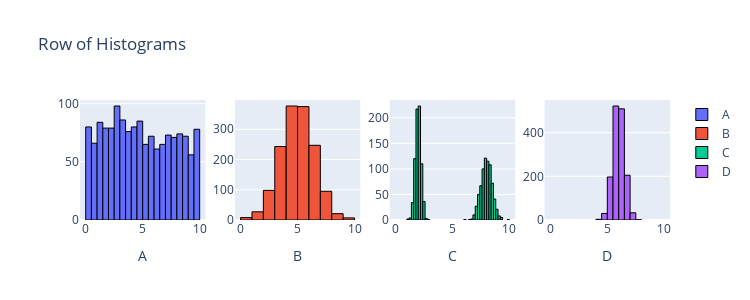

Notebook code for this chart:
### Markdown cell above
Summary of Interactions:
1. Plotly - Adding Vertical Lines and Legends:

You asked about using Plotly’s add_vline() function. I explained how to add vertical lines, adjust text annotations, and customize their position and color.
You later wanted to include these annotations (like vertical lines and rectangles) in the legend. Since add_vline() and add_vrect() don't automatically generate legend entries, I provided a solution using dummy traces to manually add annotations to the legend.
Box Plots, Histograms, and KDEs:

2. We discussed the key features and strengths of different plot types:
Box Plots: Great for visualizing quartiles and identifying outliers.
Histograms: Useful for showcasing frequency distributions of values.
KDEs (Kernel Density Estimation): Best for representing a smoothed probability density of data.
Seaborn and Matplotlib - Annotations and Legends:

3. You wanted to know how to add lines and boxes (like axvline, axvspan, and Rectangle()) to Seaborn or Matplotlib plots for annotations. I showed how to use these methods for visual highlights and create legends for these annotations.
I also provided examples of how to arrange multiple KDE plots in rows and display plots as PNG images directly within Jupyter notebooks.
Plotly Express - Adding Legends:

4. We discussed adding legends to Plotly Express plots. I explained that since add_vline() and add_vrect() do not automatically generate legends, you can create dummy traces to make them appear in the legend.
General Plot Customization:

5. We covered various techniques for customizing plots, including adding titles, adjusting the position of annotations, and managing legends to better interpret the plots.

Link: https://chatgpt.com/share/66f0d90e-5f98-8011-8157-6b4dc7e14cca

### Code cell
from scipy import stats
import plotly.graph_objects as go
from plotly.subplots import make_subplots
import numpy as np

n = 1500
data1 = stats.uniform.rvs(0, 10, size=n)
data2 = stats.norm.rvs(5, 1.5, size=n)
data3 = np.r_[stats.norm.rvs(2, 0.25, size=int(n/2)), stats.norm.rvs(8, 0.5, size=int(n/2))]
data4 = stats.norm.rvs(6, 0.5, size=n)

fig = make_subplots(rows=1, cols=4)

fig.add_trace(go.Histogram(x=data1, name='A', nbinsx=30, marker=dict(line=dict(color='black', width=1))), row=1, col=1)
fig.add_trace(go.Histogram(x=data2, name='B', nbinsx=15, marker=dict(line=dict(color='black', width=1))), row=1, col=2)
fig.add_trace(go.Histogram(x=data3, name='C', nbinsx=45, marker=dict(line=dict(color='black', width=1))), row=1, col=3)
fig.add_trace(go.Histogram(x=data4, name='D', nbinsx=15, marker=dict(line=dict(color='black', width=1))), row=1, col=4)

fig.update_layout(height=300, width=750, title_text="Row of Histograms")
fig.update_xaxes(title_text="A", row=1, col=1)
fig.update_xaxes(title_text="B", row=1, col=2)
fig.update_xaxes(title_text="C", row=1, col=3)
fig.update_xaxes(title_text="D", row=1, col=4)
fig.update_xaxes(range=[-0.5, 10.5])

for trace in fig.data:
    trace.xbins = dict(start=0, end=10)
    
# This code was produced by just making requests to Microsoft Copilot
# https://github.com/pointOfive/stat130chat130/blob/main/CHATLOG/wk3/COP/SLS/0001_concise_makeAplotV1.md

fig.show(renderer="png") # USE `fig.show(renderer="png")` FOR ALL GitHub and MarkUs SUBMISSIONS

### Figure 1 — Plotly figure (JSON) as saved in the notebook; plotly's stock layout.template omitted (floating-point values rounded to 4 significant figures; data arrays with more than 128 entries replaced by an {"elided": "..."} marker saying what was removed)
{"data": [{"marker": {"line": {"color": "black", "width": 1}}, "name": "A", "nbinsx": 30, "type": "histogram", "x": {"elided": "1500 float values"}, "xaxis": "x", "xbins": {"end": 10, "start": 0}, "yaxis": "y"}, {"marker": {"line": {"color": "black", "width": 1}}, "name": "B", "nbinsx": 15, "type": "histogram", "x": {"elided": "1500 float values"}, "xaxis": "x2", "xbins": {"end": 10, "start": 0}, "yaxis": "y2"}, {"marker": {"line": {"color": "black", "width": 1}}, "name": "C", "nbinsx": 45, "type": "histogram", "x": {"elided": "1500 float values"}, "xaxis": "x3", "xbins": {"end": 10, "start": 0}, "yaxis": "y3"}, {"marker": {"line": {"color": "black", "width": 1}}, "name": "D", "nbinsx": 15, "type": "histogram", "x": {"elided": "1500 float values"}, "xaxis": "x4", "xbins": {"end": 10, "start": 0}, "yaxis": "y4"}], "layout": {"height": 300, "title": {"text": "Row of Histograms"}, "width": 750, "xaxis": {"anchor": "y", "domain": [0, 0.2125], "range": [-0.5, 10.5], "title": {"text": "A"}}, "xaxis2": {"anchor": "y2", "domain": [0.2625, 0.475], "range": [-0.5, 10.5], "title": {"text": "B"}}, "xaxis3": {"anchor": "y3", "domain": [0.525, 0.7375], "range": [-0.5, 10.5], "title": {"text": "C"}}, "xaxis4": {"anchor": "y4", "domain": [0.7875, 1], "range": [-0.5, 10.5], "title": {"text": "D"}}, "yaxis": {"anchor": "x", "domain": [0, 1]}, "yaxis2": {"anchor": "x2", "domain": [0, 1]}, "yaxis3": {"anchor": "x3", "domain": [0, 1]}, "yaxis4": {"anchor": "x4", "domain": [0, 1]}}}
